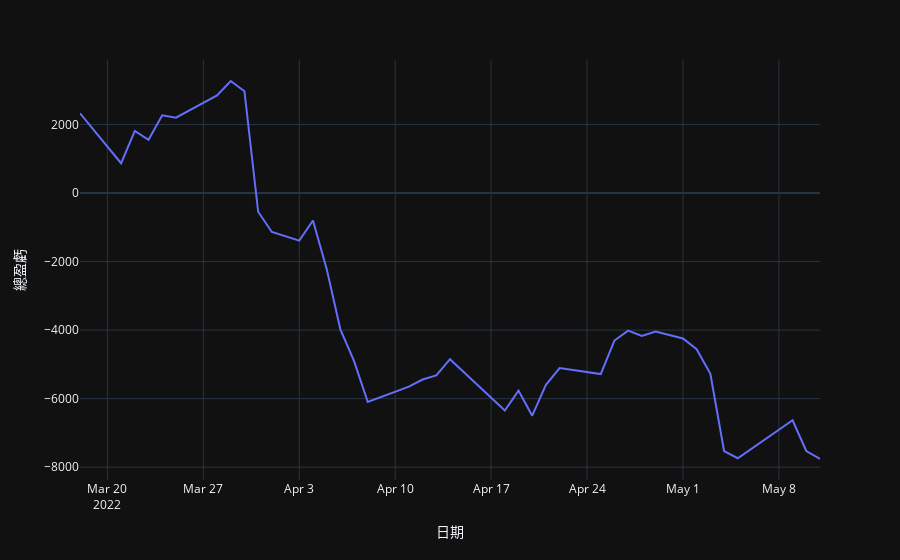

This figure's notebook cell:
### Code cell
import plotly.express as px

df_plot = df_exec.drop(index=["Total"])

fig = px.line(
    df_plot,
    x=df_plot.index,
    y="realized_pnl_cum",
    labels={
        "date": "日期",
        "realized_pnl_cum": "總盈虧"
    }
)
fig.show()

### Figure 1 — Plotly figure (JSON) as saved in the notebook; plotly's stock layout.template omitted (floating-point values rounded to 4 significant figures)
{"data": [{"hovertemplate": "日期=%{x}<br>總盈虧=%{y}<extra></extra>", "legendgroup": "", "line": {"color": "#636efa", "dash": "solid"}, "marker": {"symbol": "circle"}, "mode": "lines", "name": "", "orientation": "v", "showlegend": false, "x": ["2022-03-18", "2022-03-21", "2022-03-22", "2022-03-23", "2022-03-24", "2022-03-25", "2022-03-28", "2022-03-29", "2022-03-30", "2022-03-31", "2022-04-01", "2022-04-03", "2022-04-04", "2022-04-05", "2022-04-06", "2022-04-07", "2022-04-08", "2022-04-11", "2022-04-12", "2022-04-13", "2022-04-14", "2022-04-18", "2022-04-19", "2022-04-20", "2022-04-21", "2022-04-22", "2022-04-25", "2022-04-26", "2022-04-27", "2022-04-28", "2022-04-29", "2022-05-01", "2022-05-02", "2022-05-03", "2022-05-04", "2022-05-05", "2022-05-09", "2022-05-10", "2022-05-11"], "xaxis": "x", "y": [2326.0, 869.4, 1813.0, 1551.0, 2268.0, 2199.0, 2849.0, 3268.0, 2969.0, -545.9, -1136.0, -1390.0, -803.6, -2214.0, -3977.0, -4904.0, -6099.0, -5650.0, -5442.0, -5324.0, -4849.0, -6344.0, -5766.0, -6497.0, -5598.0, -5107.0, -5282.0, -4305.0, -4017.0, -4171.0, -4044.0, -4245.0, -4558.0, -5276.0, -7528.0, -7738.0, -6630.0, -7528.0, -7761.0], "yaxis": "y", "type": "scatter"}], "layout": {"xaxis": {"anchor": "y", "domain": [0.0, 1.0], "title": {"text": "日期"}}, "yaxis": {"anchor": "x", "domain": [0.0, 1.0], "title": {"text": "總盈虧"}}, "legend": {"tracegroupgap": 0}, "margin": {"t": 60}}}
